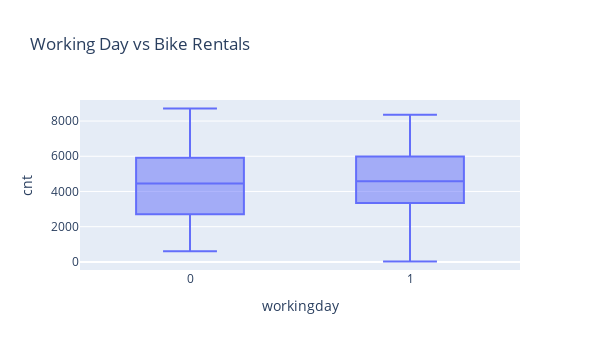

The notebook cell saved with this chart:
### Markdown cell above
### 4. boxplot - workingdays vs cnt

### Code cell
fig = px.box(data, x='workingday', y='cnt',
             title="Working Day vs Bike Rentals",
                     width=600,   height=350)
fig.show()

### Figure 1 — Plotly figure (JSON) as saved in the notebook; plotly's stock layout.template omitted (floating-point values rounded to 4 significant figures; data arrays with more than 128 entries replaced by an {"elided": "..."} marker saying what was removed)
{"data": [{"alignmentgroup": "True", "hovertemplate": "workingday=%{x}<br>cnt=%{y}<extra></extra>", "legendgroup": "", "marker": {"color": "#636efa"}, "name": "", "notched": false, "offsetgroup": "", "orientation": "v", "showlegend": false, "type": "box", "x": {"elided": "731 int values"}, "x0": " ", "xaxis": "x", "y": {"elided": "731 int values"}, "y0": " ", "yaxis": "y"}], "layout": {"boxmode": "group", "height": 350, "legend": {"tracegroupgap": 0}, "title": {"text": "Working Day vs Bike Rentals"}, "width": 600, "xaxis": {"anchor": "y", "domain": [0, 1], "title": {"text": "workingday"}}, "yaxis": {"anchor": "x", "domain": [0, 1], "title": {"text": "cnt"}}}}
